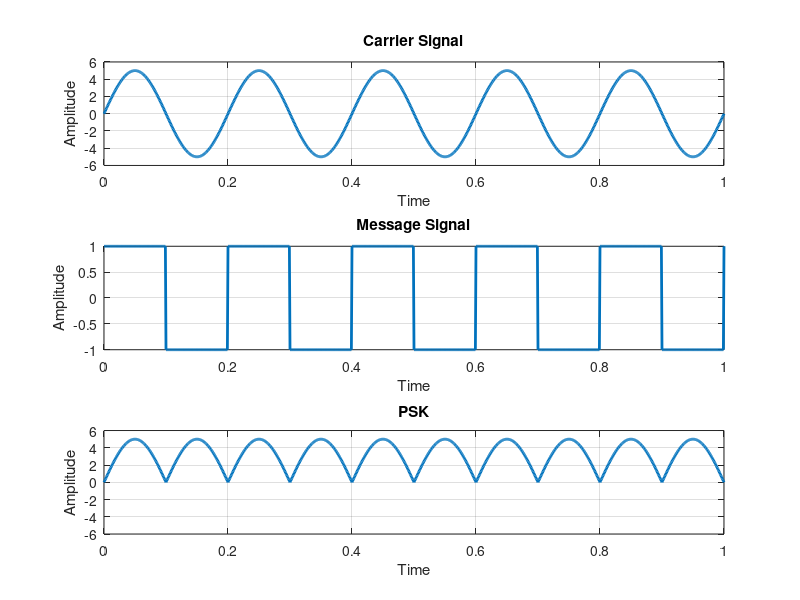

Recreate this plot in MATLAB.
%To perform phase shift keying (PSK) using MAtlab

clc;
clear all;
set(0, 'defaultlinelinewidth', 2);

t = 0:0.001:1;

f1 = input('Enter Carrier Frequency : ');
f2 = input('Enter Message Signal : ');

x = 5 * sin(2*pi*f1*t);

subplot(3, 1, 1);
plot(t, x);
xlabel('Time');
ylabel('Amplitude');
title('Carrier Signal');
grid on;
u = square(2*pi*f2*t);
subplot(3, 1, 2);
plot(t, u);
xlabel('Time');
ylabel('Amplitude');
title('Message Signal');
grid on;
v = x.*u;
subplot(3, 1, 3);
plot(t, v);
axis([0 1 -6 6]);
xlabel('Time');
ylabel('Amplitude');
title('PSK');
grid on;